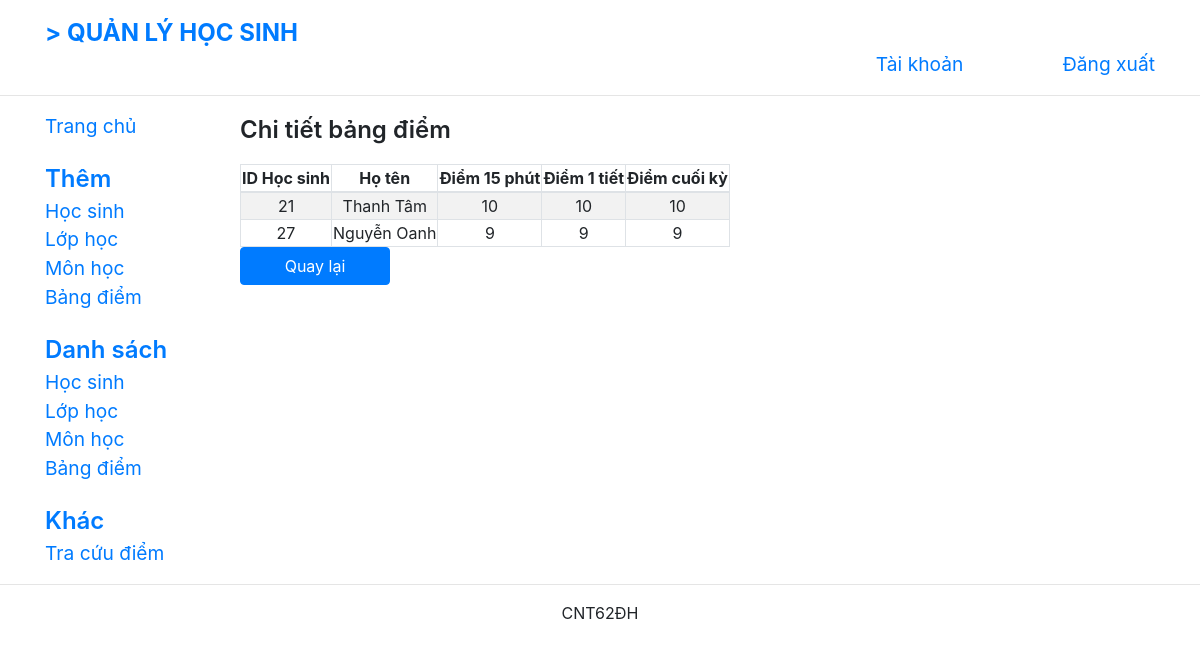
/OneTranscriptDetail.php?id_bangdiem=2, run on the app's committed database.
### tables this page shows
CREATE TABLE `chitietdiem` (
  `id_hocsinh` int(11) NOT NULL,
  `diem15phut` float NOT NULL,
  `diem1tiet` float NOT NULL,
  `diemcuoiky` float NOT NULL,
  `id_bangdiem` int(11) NOT NULL,
  `id_chitietdiem` int(11) NOT NULL
);

CREATE TABLE `hocsinh` (
  `id_hocsinh` int(11) NOT NULL,
  `hoten` varchar(50) NOT NULL,
  `gioitinh` varchar(5) NOT NULL,
  `ngaysinh` date NOT NULL,
  `diachi` varchar(50) NOT NULL,
  `id_lop` int(11) DEFAULT NULL
);

### OneTranscriptDetail.php (the view, shortened to what this page needs)
    <?php
include"connect.php";
$id_bangdiem = $_GET["id_bangdiem"];
$sql1 = "SELECT chitietdiem.id_hocsinh, hocsinh.hoten, chitietdiem.diem15phut, chitietdiem.diem1tiet, chitietdiem.diemcuoiky FROM chitietdiem INNER JOIN hocsinh ON chitietdiem.id_hocsinh = hocsinh.id_hocsinh WHERE chitietdiem.id_bangdiem = '$id_bangdiem' ";
$stmt1 = $conn->prepare($sql1);
$query1 = $stmt1->execute();
?>
<!DOCTYPE html>
<html>
<head>
    <link rel="stylesheet" href="https://maxcdn.bootstrapcdn.com/bootstrap/4.0.0/css/bootstrap.min.css"
>
    <link href="https://cdn.jsdelivr.net/npm/select2@4.1.0-rc.0/dist/css/select2.min.css" rel="stylesheet" />
    <link rel="stylesheet" type="text/css" href="https://cdn.datatables.net/v/dt/dt-1.10.25/datatables.min.css" />
    <link rel="stylesheet" href="common.css">
    <link rel="stylesheet" href="layout.css">
</head>
<body>
    <div class="container">
        <header class="row">
            <div id="brand" class="col-12 col-lg-7">
                <a href="./index.php" class="navbar-brand">>
                    <span id="brand_name">QUẢN LÝ HỌC SINH</span>
                </a>
            </div>
            <div id="horizontal_menu" class="col-12 col-lg-5 row">
                <a href="#" class="col-7">Tài khoản</a>
                <a href="logout.php" class="col-5">Đăng xuất</a>
            </div>
        </header>
    </div>
    <hr>
    <div class="container">
        <div class="row">
            <nav class="col-lg-2 navbar-collapse collapse expand-lg" id="nav_bar">
                <a href="./index.php" class="nav_option">Trang chủ</a>
                <div class="nav_group">
                    <p class="nav_group_name">Thêm</p>
                    <a href="./createStudent.php" class="nav_option">Học sinh</a>
                    <a href="./createClass.php" class="nav_option">Lớp học</a>
                    <a href="./createSubject.php" class="nav_option">Môn học</a>
                    <a href="./createTranscript.php" class="nav_option">Bảng điểm</a>
                </div>
                <div class="nav_group">
                    <p class="nav_group_name">Danh sách</p>
                    <a href="./listStudents.php" class="nav_option">Học sinh</a>
                    <a href="./listClasses.php" class="nav_option">Lớp học</a>
                    <a href="./listSubjects.php" class="nav_option">Môn học</a>
                    <a href="./listTranscripts.php" class="nav_option">Bảng điểm</a>
                </div>
                <div class="nav_group">
                    <p class="nav_group_name">Khác</p>
                    <a href="./searchTranscript.php" class="nav_option">Tra cứu điểm</a>
                </div>
            </nav>
            <div class="col-lg-10 content">
                <p class="page_title">Chi tiết bảng điểm</p>
                <div class="table-responsive">
                    <table class="data_table table-striped table-bordered">
                        <thead>
                            <th>ID Học sinh</th>
                            <th>Họ tên</th>
                            <th>Điểm 15 phút</th>
                            <th>Điểm 1 tiết</th>
                            <th>Điểm cuối kỳ</th>
                        </thead>
                        <tbody>
                            <?php
                            if($query1){
                                while($row = $stmt1->fetch(PDO::FETCH_ASSOC)){
                            ?>
                                <tr>
                                    <td><?php echo $row["id_hocsinh"]?></td>
                                    <td><?php echo $row["hoten"]?></td>
                                    <td><?php echo $row["diem15phut"]?></td>
                                    <td><?php echo $row["diem1tiet"]?></td>
                                    <td><?php echo $row["diemcuoiky"]?></td>
                            </tr>
                            <?php
                        }
                    }
                    ?>
                        </tbody>
                    </table>
                    <a class="btn btn-primary" href="listClasses.php">Quay lại</a>
                </div>
            </div>
        </div>
    </div>
    <hr>
    <div class="container">
        <footer>
            <p>CNT62ĐH</p>
        </footer>
    </div>
</body>
</html>

### common.css (style rules this page uses)
.btn { width: 150px; }
.content { padding-left: 20px; }
.page_title { font-weight: 600; font-size: 1.5em; }
td, th { text-align: center; }
@media (min-width: 992px) { .expand-lg { display: block !important; } }

### layout.css (style rules this page uses)
header { margin-top: 10px; }
#brand a, #brand a:hover { color: #007bff; font-size: 1.5em; font-weight: bold; }
#horizontal_menu { text-align: right; padding-top: 40px; padding-right: 0; }
#horizontal_menu a, #horizontal_menu a:hover { text-decoration: none; font-size: 1.2em; vertical-align: bottom; padding-right: 0; }
.nav_group { margin-top: 20px; }
.nav_group_name { font-size: 1.5em; font-weight: 600; color: #007bff; margin: 0; }
.nav_option, .nav_option:hover { display: block; font-size: 1.2em; text-decoration: none; }
footer { text-align: center; }

### data on the page
chitietdiem: id_hocsinh "21", id_hocsinh.hoten "Thanh Tâm", diem15phut "10", diem1tiet "10", diemcuoiky "10"
chitietdiem: id_hocsinh "27", id_hocsinh.hoten "Nguyễn Oanh", diem15phut "9", diem1tiet "9", diemcuoiky "9"
